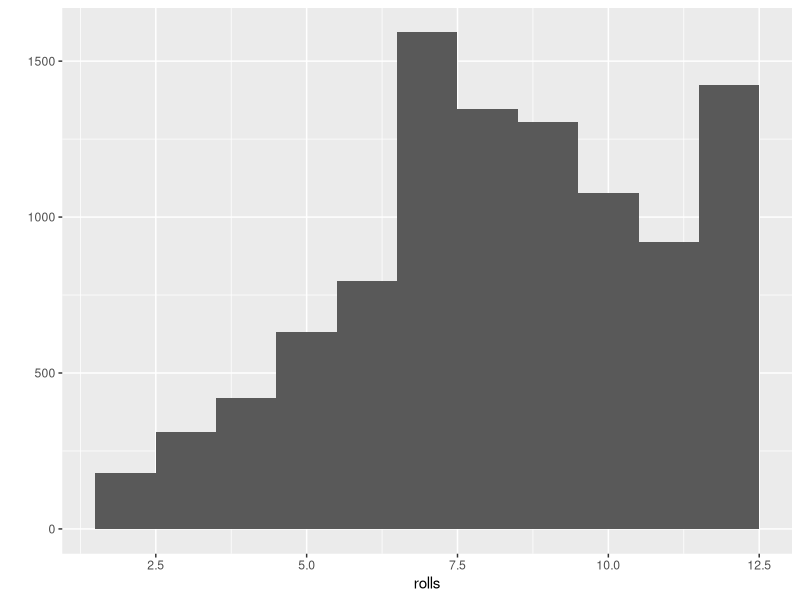

Write R code to recreate this figure.
# Load package for using qplot
library("ggplot2")
# Create rool function to simulate dice rolling
roll <- function(die = 1:6) {
  # Create a weight function to make die unfair
  w <- c(rep(1, length(die) - 1), 3)
  w <- w / sum(w)
  # Roll a pair of dice
  dice <- sample(die, size = 2, replace = TRUE, prob = w)
  # Return the sum 
  sum(dice)
}

# Make an experiment anr rool our unfair dice 10000 times
rolls <- replicate(10000, expr = roll())
# Create a histogram of the resulting numbers
histogram <- qplot(rolls, binwidth = 1)
# Print the plot into the output (in source mode thi si not automatically)
print(histogram)